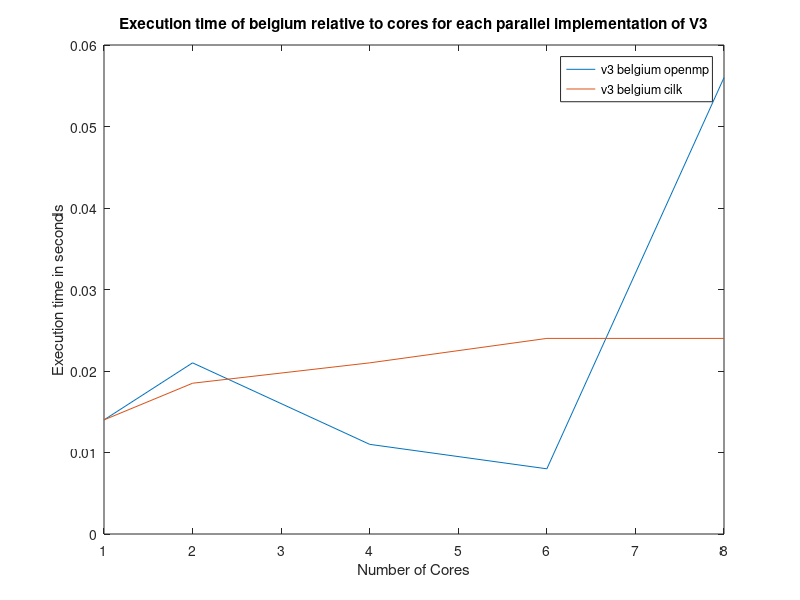
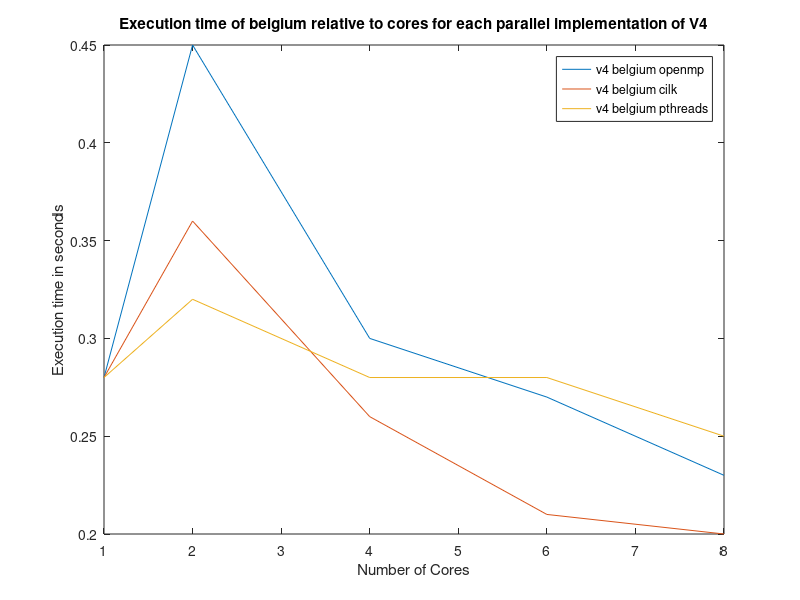
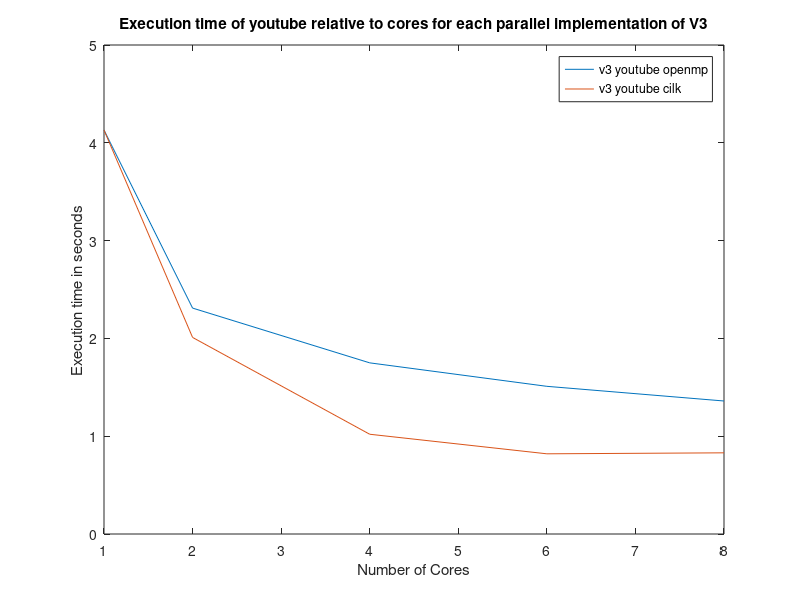
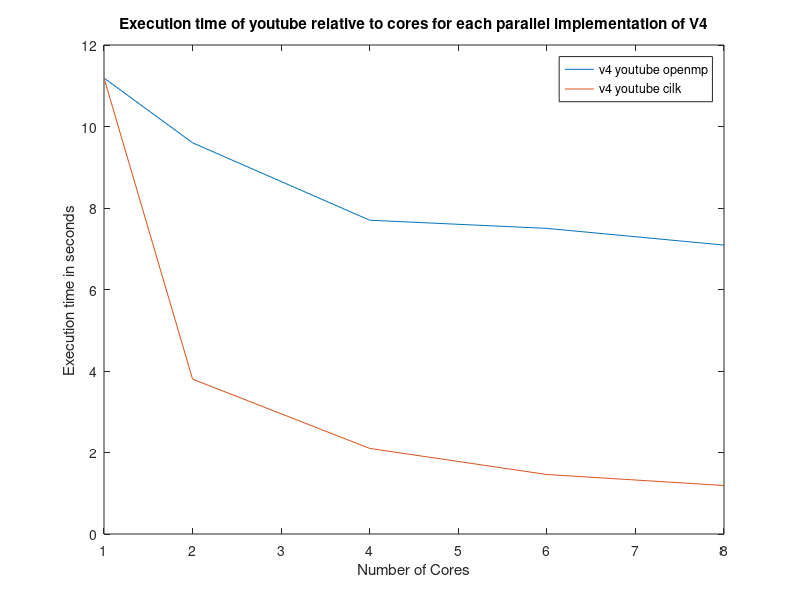

These charts were generated, in order, by the following MATLAB code:
x = [1; 2; 4; 6; 8;];

v3_belgium_openmp = [0.014; 0.021; 0.011; 0.008; 0.056];
v3_youtube_openmp = [4.13; 2.31; 1.75; 1.51; 1.36];
v3_dble_openmp = [0.15; 0.20; 0.26; 0.36; 0.4;];
v3_cielskian_openmp = [11.05; 9.2; 6.6; 5.3; 4.4;];
v3_NACA_openmp = [0.21; 0.30; 0.34; 0.43; 0.50];


v3_belgium_cilk = [0.014; 0.0185; 0.021; 0.024; 0.024];
v3_youtube_cilk = [4.13; 2.01; 1.02; 0.82; 0.83];
v3_dble_cilk = [0.15; 0.23; 0.25; 0.28; 0.31];
v3_cielskian_cilk = [11.05; 5.8; 2.7; 2.1; 1.86];
v3_NACA_cilk = [0.21; 0.41; 0.35; 0.38; 0.55];


v4_belgium_openmp = [0.28; 0.45; 0.30; 0.27; 0.23];
v4_youtube_openmp = [11.19; 9.60; 7.7; 7.5; 7.09];
v4_dble_openmp = [0.38; 0.33; 0.22; 0.20; 0.17];
v4_cielskian_openmp = [2.72; 1.8; 1.18; 1.04; 0.88];
v4_NACA_openmp = [1.428; 1.16; 0.67; 0.56; 0.53];


v4_belgium_cilk = [0.28; 0.36; 0.26; 0.21; 0.20];
v4_youtube_cilk = [11.19; 3.80; 2.10; 1.46; 1.19];
v4_dble_cilk = [0.38; 0.26; 0.19; 0.15; 0.13];
v4_cielskian_cilk = [2.72; 0.96; 0.57; 0.40; 0.33];
v4_NACA_cilk = [1.428; 0.90; 0.60; 0.44; 0.39];

v4_belgium_pthreads = [0.28; 0.32; 0.28; 0.28; 0.25];
v4_dble_pthreads = [0.38; 0.40; 0.33; 0.35; 0.36];
v4_cielskian_pthreads = [2.72; 5.30; 5.34; 5.29; 5.41];
v4_NACA_pthreads = [1.428; 0.96; 0.61; 0.69; 0.64];


% Belgium for v3 and v4
y1 = v3_belgium_openmp
y2 = v3_belgium_cilk
figure
plot(x,y1,x,y2)
title('Execution time of belgium relative to cores for each parallel implementation of V3')
xlabel('Number of Cores')
ylabel('Execution time in seconds')
legend({'v3 belgium openmp','v3 belgium cilk' },'Location','northeast')
set(gcf, 'Position',  [100, 100, 700, 500])
print(gcf,'belgium_v3.png','-dpng','-r300');   

y1 = v4_belgium_openmp
y2 = v4_belgium_cilk
y3 = v4_belgium_pthreads
figure
plot(x,y1,x,y2,x,y3)
title('Execution time of belgium relative to cores for each parallel implementation of V4')
xlabel('Number of Cores')
ylabel('Execution time in seconds')
legend({'v4 belgium openmp','v4 belgium cilk', 'v4 belgium pthreads' },'Location','northeast')
set(gcf, 'Position',  [100, 100, 700, 500])
print(gcf,'belgium_v4.png','-dpng','-r300');


% Youtube for v3 and v4
y1 = v3_youtube_openmp
y2 = v3_youtube_cilk
figure
plot(x,y1,x,y2)
title('Execution time of youtube relative to cores for each parallel implementation of V3')
xlabel('Number of Cores')
ylabel('Execution time in seconds')
legend({'v3 youtube openmp','v3 youtube cilk' },'Location','northeast')
set(gcf, 'Position',  [100, 100, 700, 500])
print(gcf,'youtube_v3.png','-dpng','-r300');

y1 = v4_youtube_openmp
y2 = v4_youtube_cilk
h=figure
plot(x,y1,x,y2)
title('Execution time of youtube relative to cores for each parallel implementation of V4')
xlabel('Number of Cores')
ylabel('Execution time in seconds')
legend({'v4 youtube openmp','v4 youtube cilk' },'Location','northeast')
set(gcf, 'Position',  [100, 100, 700, 500])
print(gcf,'youtube_v4.png','-dpng','-r300');


% dble for v3 and v4
y1 = v3_dble_openmp
y2 = v3_dble_cilk
figure
plot(x,y1,x,y2)
title('Execution time of dble relative to cores for each parallel implementation of V3')
xlabel('Number of Cores')
ylabel('Execution time in seconds')
legend({'v3 dble openmp','v3 dble cilk' },'Location','northeast')
set(gcf, 'Position',  [100, 100, 700, 500])
print(gcf,'dble_v3.png','-dpng','-r300');

y1 = v4_dble_openmp
y2 = v4_dble_cilk
y3 = v4_dble_pthreads
figure
plot(x,y1,x,y2,x,y3)
title('Execution time of dble relative to cores for each parallel implementation of V4')
xlabel('Number of Cores')
ylabel('Execution time in seconds')
legend({'v4 dble openmp','v4 dble cilk', 'v4 dble pthreads' },'Location','northeast')
set(gcf, 'Position',  [100, 100, 700, 500])
print(gcf,'dble_v4.png','-dpng','-r300');


% cielskian for v3 and v4
y1 = v3_cielskian_openmp
y2 = v3_cielskian_cilk
figure
plot(x,y1,x,y2)
title('Execution time of cielskian relative to cores for each parallel implementation of V3')
xlabel('Number of Cores')
ylabel('Execution time in seconds')
legend({'v3 cielskian openmp','v3 cielskian cilk' },'Location','northeast')
set(gcf, 'Position',  [100, 100, 700, 500])
print(gcf,'cielskian_v3.png','-dpng','-r300');

y1 = v4_cielskian_openmp
y2 = v4_cielskian_cilk
y3 = v4_cielskian_pthreads
figure
plot(x,y1,x,y2,x,y3)
title('Execution time of cielskian relative to cores for each parallel implementation of V4')
xlabel('Number of Cores')
ylabel('Execution time in seconds')
legend({'v4 cielskian openmp','v4 cielskian cilk', 'v4 cielskian pthreads' },'Location','northeast')
set(gcf, 'Position',  [100, 100, 700, 500])
print(gcf,'cielskian_v4.png','-dpng','-r300');


% NACA for v3 and v4
y1 = v3_NACA_openmp
y2 = v3_NACA_cilk
figure
plot(x,y1,x,y2)
title('Execution time of NACA relative to cores for each parallel implementation of V3')
xlabel('Number of Cores')
ylabel('Execution time in seconds')
legend({'v3 NACA openmp','v3 NACA cilk' },'Location','northeast')
set(gcf, 'Position',  [100, 100, 700, 500])
print(gcf,'NACA_v3.jpg','-dpng','-r300');

y1 = v4_NACA_openmp
y2 = v4_NACA_cilk
y3 = v4_NACA_pthreads
figure
plot(x,y1,x,y2,x,y3)
title('Execution time of NACA relative to cores for each parallel implementation of V4')
xlabel('Number of Cores')
ylabel('Execution time in seconds')
legend({'v4 NACA openmp','v4 NACA cilk', 'v4 NACA pthreads' },'Location','northeast')
set(gcf, 'Position',  [100, 100, 700, 500])
print(gcf,'NACA_v4.jpg','-dpng','-r300');
